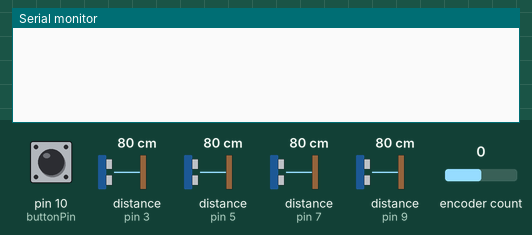
Simulated run of this sketch. Board: Arduino Uno, built with avr-gcc and run on an emulated ATmega328P. On the bench: the last lines printed to the serial monitor. The test bench sets the inputs (shaded band); at power-on: pin 10 (buttonPin) HIGH, encoder count 0, distance to the obstacle (sensors on pin 3, pin 5, pin 7, pin 9) 80 cm. The echo pulse lasts 58.3 µs per cm.

Above: at 1.2 s.
1.3 s: pin 10 (buttonPin) pulled LOW for 0.15 s
At 2.5 s:
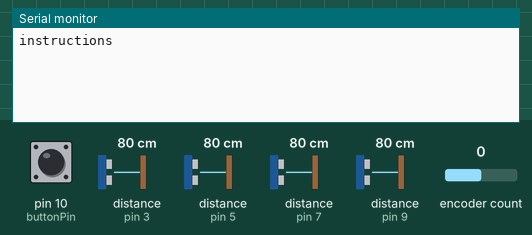
2.9 s: pin 10 (buttonPin) pulled LOW for 1 s
At 4.0 s:
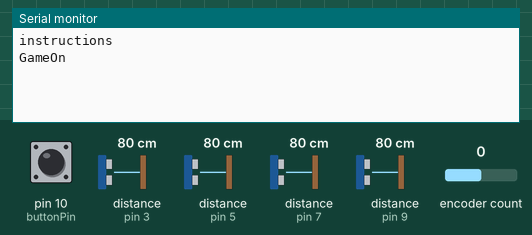
5.4 s: encoder count set to 1
At 5.9 s:
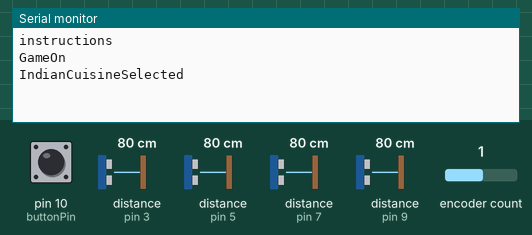
6.9 s: encoder count set to 2
At 8.1 s:
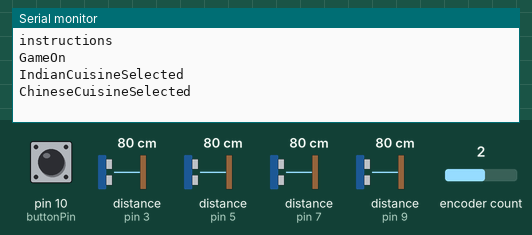
8.4 s: pin 10 (buttonPin) pulled LOW for 0.15 s
At 9.4 s:
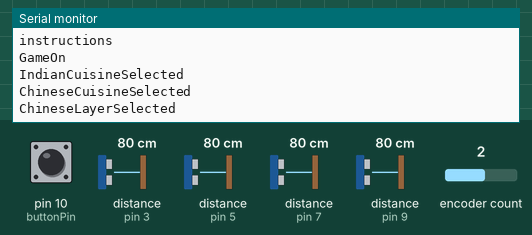
10.0 s: encoder count set to 3
At 10.6 s:
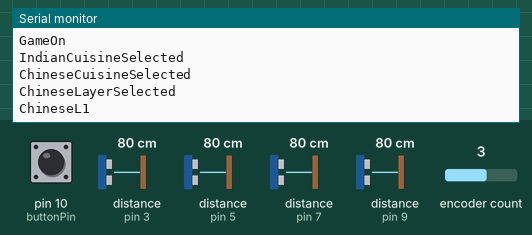

Measured:
- after the input at 1.3 s, the serial monitor: prints a new line at once (image 1)
- after the input at 2.9 s, the serial monitor: prints a new line at once (image 2)
- after the input at 5.4 s, the serial monitor: prints a new line at once (image 3)
- after the input at 6.9 s, the serial monitor: prints a new line at once (image 4)
- after the input at 8.4 s, the serial monitor: prints a new line at once (image 5)
- after the input at 10.0 s, the serial monitor: prints a new line at once (image 6)

The sketch:

encoder_button_ultrasonic_sensors_final_v2.ino
```cpp
//pushbutton selects the dishes
//encoder selects the ingredients
//QR code will be projected onto the big bowl
//Create design elements to be engraved onto the the surface
//Create larger size of the encoder knob
//Carve a spoon onto the bowl


//Questions: how to only read the sensor only when the encoder is selected
//how to only count encoder -- should have the lasteststate

#include <SimpleRotary.h>

// Pin A, Pin B, Button Pin
SimpleRotary rotary(11, 12, 13);

int indianRotaryCounter = 0;
int chineseRotaryCounter = 0;
String layerName = "instructions";

boolean readsensorafterencoder = false;
int rotateCuisineCounter = 0;
boolean chinesecuisine = false;
boolean indiancuisine = false;

unsigned long previousMillis = 0;
float endTime = 10000; //wait for 10 seconds and then return to game on mode

const int  buttonPin = 10;    // the pin that the pushbutton is attached to

// Variables will change:
int buttonPushCounter = 0;   // counter for the number of button presses
int buttonState = 0;         // current state of the button
int lastButtonState = 0;     // previous state of the button


//tbd
//int encoderState = 0;
//int lastEncoderState = 0;
//int EncoderbuttonPushCounter = 0;

int IndianLastEncoderState = 0;
int ChineseLastEncoderState = 0;

int trigPin1 = 2;
int echoPin1 = 3;

int trigPin2 = 4;
int echoPin2 = 5;

int trigPin3 = 6;
int echoPin3 = 7;

int trigPin4 = 8;
int echoPin4 = 9;

int threshold = 10;

void setup() {

  // Set the trigger to be either a HIGH or LOW pin (Default: HIGH)
  // Note this sets all three pins to use the same state.
  rotary.setTrigger(HIGH);
  // Set the debounce delay in ms  (Default: 2)
  rotary.setDebounceDelay(5);
  // Set the error correction delay in ms  (Default: 200)
  //  rotary.setErrorDelay(250);
  Serial.begin(9600);
  pinMode(buttonPin, INPUT_PULLUP);

  pinMode(trigPin1, OUTPUT);
  pinMode(echoPin1, INPUT);

  pinMode(trigPin2, OUTPUT);
  pinMode(echoPin2, INPUT);

  pinMode(trigPin3, OUTPUT);
  pinMode(echoPin3, INPUT);

  pinMode(trigPin4, OUTPUT);
  pinMode(echoPin4, INPUT);
}

void loop() {
  buttonState = digitalRead(buttonPin);

  //push it once - start the game, twist the knob to select the cuisine types
  //push it twice - select the layers of the corresponding cuisine
  //push it three times - end the game

  if (buttonState != lastButtonState) {
    // if the state has changed, increment the counter
    if (buttonState == LOW) {
      buttonPushCounter++;
      // if the current state is LOW then the button went from off to on:
      if (buttonPushCounter % 4 == 1) {
        Serial.println("instructions");
        layerName = "instructions";

        //should have delay, otherwise, would register more clicks on the pushbutton
        delay(100);

      } else   if (buttonPushCounter % 4 == 2) {
        Serial.println("GameOn");
        layerName = "GameOn";

        //should have delay, otherwise, would register more clicks on the pushbutton
        delay(100);
      }
      else if (buttonPushCounter % 4 == 3) {
        //move on to the layer part
        if (indiancuisine) {
          layerName = "Indian";
          Serial.println("IndianLayerSelected");

        } else   if (chinesecuisine) {
          Serial.println("ChineseLayerSelected");
          layerName = "Chinese";
        }
        delay(100);


      } else  if (buttonPushCounter % 4 == 0) {
        Serial.println("GameOver");
        layerName = "GameOver";
        delay(100);

      }
    }
    lastButtonState = buttonState;

  }
  conditions();

}

void conditions() {
  if (layerName == "GameOn") {
//    reboot();
    choosecuisine();
  }
  else if (layerName == "Indian") {

    indianLayer();
  }

  else if (layerName == "Chinese") {
    chineseLayer();
  }

//  else if (layerName == "GameOver") {
//
//
//  }

}

//void reboot() {
//
//  indianRotaryCounter = 0;
//  chineseRotaryCounter = 0;
//
//}

void choosecuisine() {

  byte rotateCuisine = rotary.rotate();

  if (rotateCuisine == 1) {
    if (rotateCuisineCounter % 2 == 0) {
      Serial.println("IndianCuisineSelected");
      indiancuisine = true;
      chinesecuisine = false;

    }
    if (rotateCuisineCounter % 2 == 1) {
      Serial.println("ChineseCuisineSelected");
      chinesecuisine = true;
      indiancuisine = false;
    }
    rotateCuisineCounter++;
  }

}


void indianLayer() {

  if (readsensorafterencoder) {
    readEachSensor();
  }
  if (indiancuisine) {
    byte indianRotate = rotary.rotate();
    if (indianRotate != IndianLastEncoderState) {

      if (indianRotate == 1) {
        indianRotaryCounter++;
        if (indianRotaryCounter % 3 == 0)  {
          //select layer 3 - spice layer
          Serial.println("IndianL1");
          readsensorafterencoder = true;
        }
        else if (indianRotaryCounter % 3 == 1) {
          //select layer 1 - grain layer
          Serial.println("IndianL2");
          readsensorafterencoder = true;

        }
        else if (indianRotaryCounter % 3 == 2)  {
          //select layer 2 - protein layer
          Serial.println("IndianL3");
          readsensorafterencoder = true;

        }
      }
      indianRotate = IndianLastEncoderState;

    }
  }
}

void chineseLayer() {
  if (readsensorafterencoder) {
    readEachSensor();
  }

  if (chinesecuisine) {
    byte chineseRotate = rotary.rotate();
    if (chineseRotate != ChineseLastEncoderState) {

      if (chineseRotate == 1) {
        if (chineseRotaryCounter % 3 == 0)  {

          //select layer 3 - spice layer
          Serial.println("ChineseL1");
          readsensorafterencoder = true;

        }
        else if (chineseRotaryCounter % 3 == 1) {

          //select layer 1 - grain layer
          Serial.println("ChineseL2");
          readsensorafterencoder = true;

        }
        else if (chineseRotaryCounter % 3 == 2)  {

          //select layer 2 - protein layer
          Serial.println("ChineseL3");
          readsensorafterencoder = true;

        }
        chineseRotaryCounter++;

      }
    }
    chineseRotate = ChineseLastEncoderState;

  }

}

void readEachSensor() {
  firstsensor();
  secondsensor();
  thirdsensor();
  fourthsensor();
  delay(100);

}

void firstsensor() { // This function is for first sensor.
  int duration1, distance1;
  digitalWrite (trigPin1, HIGH);
  delayMicroseconds (10);
  digitalWrite (trigPin1, LOW);
  duration1 = pulseIn (echoPin1, HIGH);
  distance1 = (duration1 / 2) / 29.1;

  //  Serial.print("1st Sensor: ");
  //  Serial.print(distance1);
  //  Serial.print("cm  ");
  if (distance1 <= threshold) {
    Serial.print("S1");
    Serial.println(',');
    delay(1000);
  }
}
void secondsensor() { // This function is for second sensor.
  int duration2, distance2;
  digitalWrite (trigPin2, HIGH);
  delayMicroseconds (10);
  digitalWrite (trigPin2, LOW);
  duration2 = pulseIn (echoPin2, HIGH);
  distance2 = (duration2 / 2) / 29.1;
//        Serial.print("2nd Sensor: ");
//        Serial.print(distance2);
//        Serial.println("cm  ");
  if (distance2 <= 7) {
    Serial.print("S2");
    Serial.println(',');
    delay(1000);

  }
}
void thirdsensor() { // This function is for third sensor.
  int duration3, distance3;
  digitalWrite (trigPin3, HIGH);
  delayMicroseconds (10);
  digitalWrite (trigPin3, LOW);
  duration3 = pulseIn (echoPin3, HIGH);
  distance3 = (duration3 / 2) / 29.1;
  //    Serial.print("3rd Sensor: ");
  //    Serial.print(distance3);
  //    Serial.print("cm  ");

  if (distance3 <= threshold) {
    Serial.print("S3");
    Serial.println(',');
    delay(1000);
  }
}


void fourthsensor() { // This function is for third sensor.
  int duration4, distance4;
  digitalWrite (trigPin4, HIGH);
  delayMicroseconds (10);
  digitalWrite (trigPin4, LOW);
  duration4 = pulseIn (echoPin4, HIGH);
  distance4 = (duration4 / 2) / 29.1;

  //    Serial.print("4th Sensor: ");
  //    Serial.print(distance4);
  //    Serial.println("cm  ");
  if (distance4 <= threshold) {
    Serial.print("S4");
    Serial.println(',');
    delay(1000);

  }
}
```
